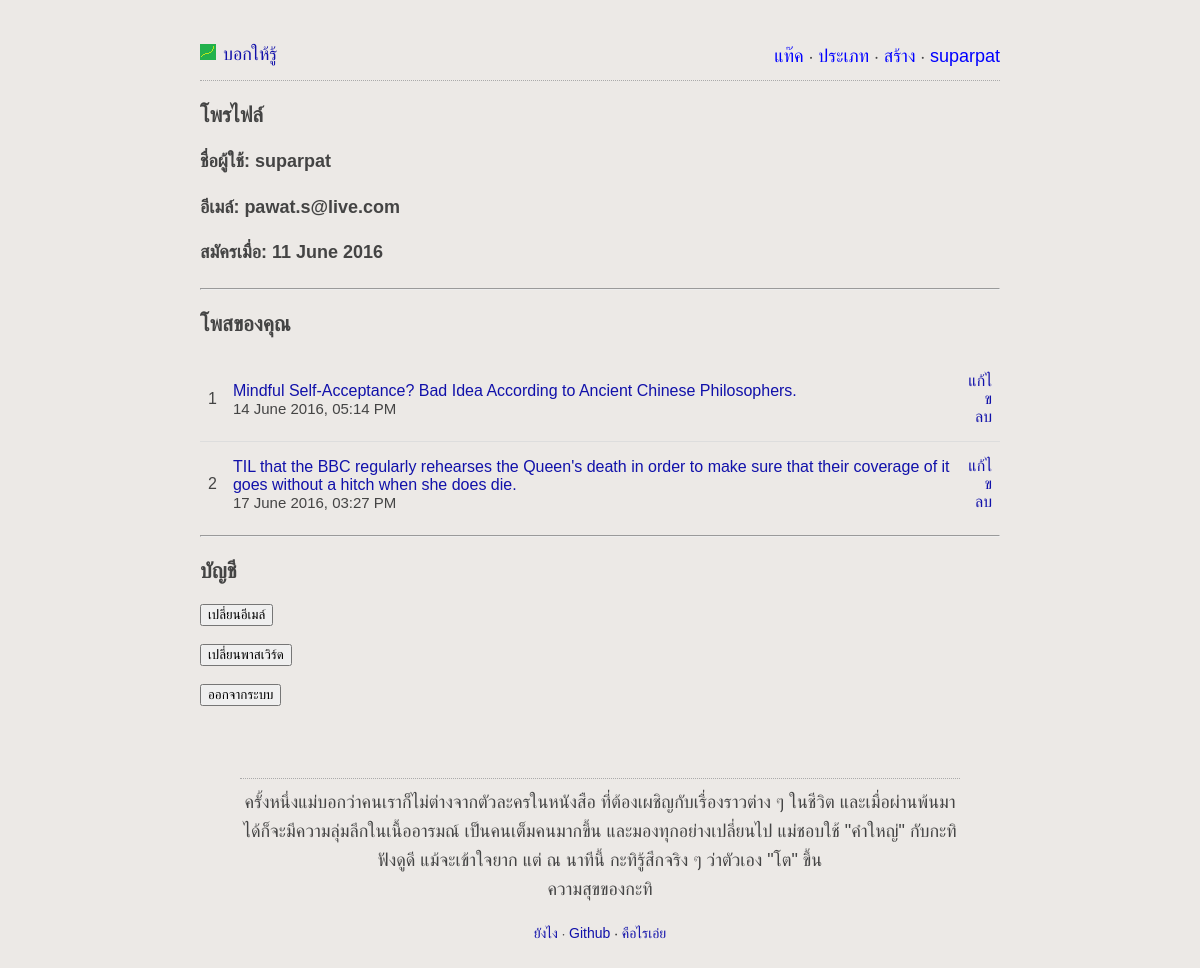
Before: /profile.php (signed in) with the older database file.
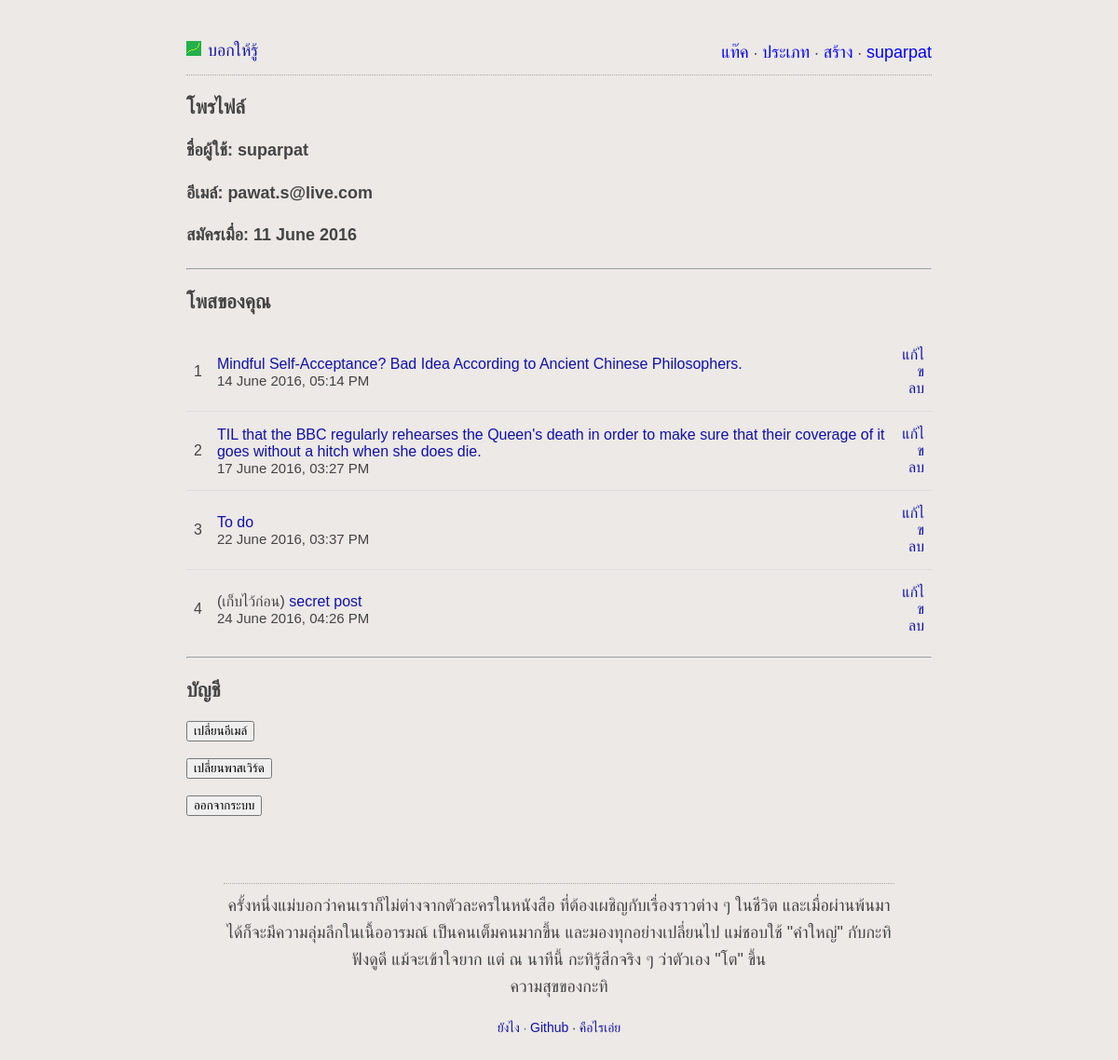
After: the same page with the newer database file.
### tables this page shows
CREATE TABLE IF NOT EXISTS `posts` (
  `id` int(11) NOT NULL AUTO_INCREMENT,
  `subject` varchar(300) NOT NULL,
  `content` text NOT NULL,
  `uid` int(11) NOT NULL,
  `votes` int(11) NOT NULL DEFAULT '0',
  `created_at` timestamp NOT NULL DEFAULT CURRENT_TIMESTAMP,
  `updated_at` timestamp NULL DEFAULT CURRENT_TIMESTAMP ON UPDATE CURRENT_TIMESTAMP,
  `draft` tinyint(1) NOT NULL DEFAULT '0',
  PRIMARY KEY (`id`),
  KEY `author` (`uid`)
);

### languages/lang.th.php (called while the page is built)
<?php
	$lang['learny'] = "บอกให้รู้";
	$lang['register'] = "สมัคร";
	$lang['login'] = "เข้าใช้";
	$lang['email'] = "อีเมล์";
	$lang['username'] = "ชื่อผู้ใช้";
	$lang['password'] = "พาสเวิร์ด";
	$lang['tags'] = "แท๊ค";
	$lang['types'] = "ประเภท";
	$lang['create'] = "สร้าง";
	$lang['Create'] = "สร้าง";
	$lang['how-to'] = "ยังไง";
	$lang['about'] = "คือไรเอ่ย";
	$lang['edit-post'] = "แก้ไข";
	$lang['delete'] = "ลบ";
	$lang['comment'] = "แสดงความคิดเห็น";
	$lang['submit'] = "ส่ง";
	$lang['login-submit'] = "เข้าใช้";
	$lang['new-posts'] = "โพสมาใหม่";
	$lang['publish'] = "บอกให้โลกรู้";
	$lang['save-draft'] = "เก็บไว้ก่อน";
	$lang['profile'] = "โพรไฟล์";
	$lang['your-posts'] = "โพสของคุณ";
	$lang['since'] = "สมัครเมื่อ";
	$lang['account'] = "บัญชี";
	$lang['change-email'] = "เปลี่ยนอีเมล์";
	$lang['change-password'] = "เปลี่ยนพาสเวิร์ด";
	$lang['logout'] = "ออกจากระบบ";
	$lang['draft'] = "เก็บไว้ก่อน";
	$lang['forgot-password'] = "ลืมพาสเวิร์ด";
	$lang['submit-forgot-password'] = "ส่งอีเมล์รีเซ็ตพาสเวิร์ด";
	$lang['set-new-password'] = "ตั้งรหัสใหม่";
?>

### lib/userClass.php (called while the page is built, shortened)
<?php
	class userClass{
		public function userDetails($uid){
			try{
				$db = getDB();
				$stmt = $db->prepare("SELECT uid,email,username,users.created_at FROM users WHERE uid=:uid");
				$stmt->bindParam("uid", $uid,PDO::PARAM_INT);
				$stmt->execute();
				$data = $stmt->fetch(PDO::FETCH_OBJ);
				return $data;
			}
			catch(PDOException $e) {
				echo '{"error":{"text":'. $e->getMessage() .'}}';
			}
		}
	}
?>

### lib/config.php (called while the page is built, shortened)
<?php
	function isLoggedIn(){
		if(empty($_SESSION['uid'])){
			return false;
		}
		else{
			$session_uid=$_SESSION['uid'];
			include('userClass.php');
			$userClass = new userClass();
			$userDetails = $userClass->userDetails($session_uid);
			return true;
		}
	}
	$isLoggedIn = isLoggedIn();
?>

### lib/postClass.php (called while the page is built, shortened)
<?php
	class postClass{
		public function fetchAUsersPosts($uid){
			try{
				$db = getDB();
				$stmt = $db->prepare("SELECT id, subject, content, uid, draft, posts.created_at FROM posts WHERE uid=:uid");
				$stmt->bindParam("uid", $uid,PDO::PARAM_STR) ;
				$stmt->execute();
				$data = $stmt->fetchAll(PDO::FETCH_OBJ);
				return $data;
			}
			catch(PDOException $e) {
				echo '{"error":{"text":'. $e->getMessage() .'}}';
			}
		}
	}
?>

### profile.php (the view, shortened to what this page needs)
<?php
	require('lib/config.php');
	require('lib/postClass.php');
	$postClass = new postClass();
	$posts = $postClass->fetchAUsersPosts($userDetails->uid);
?>
<html>
	<head>
		<?php include 'partials/header.php' ?>
	</head>
	<body>
		<div id="content">
			<?php include 'partials/top_menu.php' ?>
			<header>
				<h3><?php echo $lang['profile']; ?></h3>
			</header>
			<h4><?php echo $lang['username']; ?>: <?php echo $userDetails->username; ?></h4>
			<h4><?php echo $lang['email']; ?>: <?php echo $userDetails->email; ?></h4>
			<h4><?php echo $lang['since']; ?>: <?php echo date('j F Y',strtotime($userDetails->created_at)); ?></h4>
			<hr>
			<header>
				<h3><?php echo $lang['your-posts']; ?></h3>
			</header>
			<table>
				<?php
					foreach ($posts as $key=>$post){
						echo "<tr><td>".($key+1)."</td>";
						echo "<td>";
						if($post->draft){
							echo " (".$lang['draft'].") ";
						}
						echo "<a href=post.php?id=$post->id>".htmlspecialchars($post->subject, ENT_QUOTES, 'UTF-8').
						"</a><br><span style='font-size:15px;'>".date('j F Y\, h:i A', strtotime($post->created_at));
						echo "</td><td style='text-align:right'>
						<a href='edit_post.php?id=".$post->id."'>".$lang['edit-post']."</a><br>
						<a href='javascript:deletePost($post->id)'>".$lang['delete']."</a> ";
					    echo "</span></td></tr>";
					}
				?>
			</table>
			<hr>
			<header>
				<h3><?php echo $lang['account']; ?></h3>
			</header>
			<p>
				<form action="change_email.php">
				    <input type="submit" value="<?php echo $lang['change-email']; ?>">
				</form>
			</p>
			<p>
				<button onclick="changePassword()"><?php echo $lang['change-password']; ?></button>
			</p>
			<p>
				<form action="logout.php">
				    <input type="submit" value="<?php echo $lang['logout']; ?>">
				</form>
			</p>
			<?php include 'partials/quote_block.php' ?>
			<?php include 'partials/footer.php' ?>
		</div>
	</body>
</html>

Changed rows visible on the page:
added posts: subject "To do", created_at "22 June 2016, 03:37 PM"
added posts: subject "secret post", created_at "24 June 2016, 04:26 PM"
